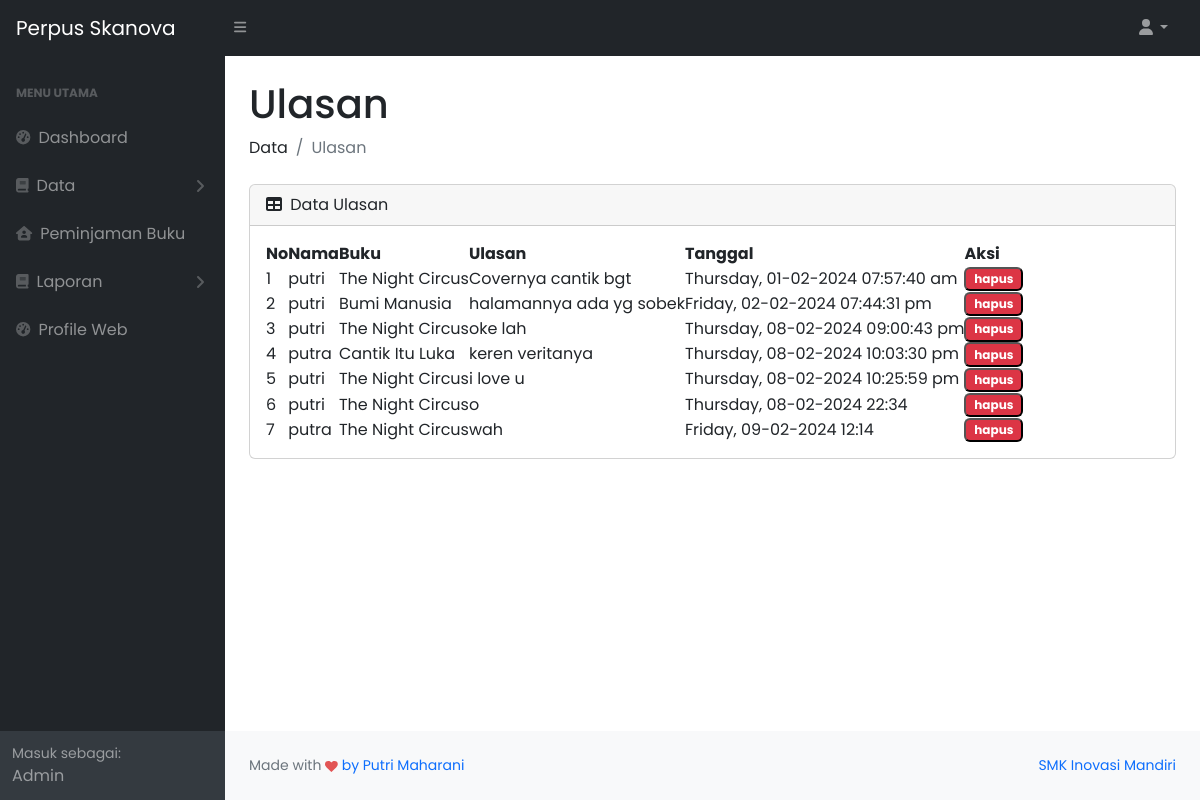
Screenshot of /admin/ulasan.php (signed in) with the database file from the repository.
### tables this page shows
CREATE TABLE `ulasan_buku` (
  `id_ulasan` int(11) NOT NULL,
  `id_user` int(11) NOT NULL,
  `id_buku` int(11) NOT NULL,
  `ulasan` text NOT NULL,
  `nama` varchar(255) NOT NULL,
  `tgl` varchar(255) NOT NULL,
  `rating` tinyint(4) NOT NULL
);

CREATE TABLE `user` (
  `id_user` int(11) NOT NULL,
  `nama_lengkap` varchar(255) NOT NULL,
  `username` varchar(255) NOT NULL,
  `password` varchar(255) NOT NULL,
  `email` varchar(255) NOT NULL,
  `role` varchar(255) NOT NULL,
  `alamat` text NOT NULL,
  `foto` varchar(255) NOT NULL,
  `kelas` varchar(12) NOT NULL,
  `jurusan` varchar(15) NOT NULL
);

CREATE TABLE `buku` (
  `id_buku` int(11) NOT NULL,
  `judul` varchar(255) NOT NULL,
  `foto` varchar(255) NOT NULL,
  `penulis` varchar(255) NOT NULL,
  `penerbit` varchar(255) NOT NULL,
  `sinopsis` text NOT NULL,
  `tahun_terbit` int(11) NOT NULL,
  `kategori` varchar(255) NOT NULL,
  `jumlah_halaman` int(11) NOT NULL,
  `tgl_masuk` date NOT NULL,
  `jml_buku` int(11) NOT NULL
);

### admin/ulasan.php (the view, shortened to what this page needs)
<?php
include 'layout/header.php';
?>
<body class="sb-nav-fixed">
    <?php
    include 'layout/sidebar.php';
    ?>
    <div id="layoutSidenav_content">
        <main>
            <div class="container-fluid px-4">
                <h1 class="mt-4">Ulasan</h1>
                <ol class="breadcrumb mb-4">
                    <li class="breadcrumb-item">Data</li>
                    <li class="breadcrumb-item active">Ulasan</li>
                </ol>
                <div class="card mb-4">
                    <div class="card-header">
                        <i class="fas fa-table me-1"></i>
                        Data Ulasan
                    </div>
                    <div class="card-body">
                        <table id="datatablesSimple">
                            <thead>
                                <tr>
                                    <th>No</th>
                                    <th>Nama</th>
                                    <th>Buku</th>
                                    <th>Ulasan</th>
                                    <th>Tanggal</th>
                                    <th>Aksi</th>
                                </tr>
                            </thead>
                            <tbody>
                                <?php
                                $no = 1;
                                $tampil = mysqli_query($koneksi, "SELECT * FROM buku AS b
                                    JOIN ulasan_buku AS ub ON b.id_buku = ub.id_buku
                                    JOIN user AS u ON u.id_user = ub.id_user
                                    ");
                                while ($loop = mysqli_fetch_array($tampil)) :
                                ?>
                                    <tr>
                                        <td><?= $no++ ?></td>
                                        <td><?= $loop['nama_lengkap'] ?></td>
                                        <td><?= $loop['judul'] ?></td>
                                        <td><?= $loop['ulasan'] ?></td>
                                        <td><?= $loop['tgl'] ?></td>
                                        <td>
                                            <button type="submit" name="hapus" class="badge text-bg-danger" data-bs-toggle="modal" data-bs-target="#hapusUlasan<?= $no ?>">hapus</button>
                                        </td>
                                    </tr>
                                <?php endwhile; ?>
                            </tbody>
                        </table>
                    </div>
                </div>
            </div>
        </main>
        <?php
        include 'layout/footer.php';
        ?>

### rows the page displays
ulasan_buku: id_user.nama_lengkap "putri", id_buku.judul "The Night Circus", ulasan "Covernya cantik bgt", tgl "Thursday, 01-02-2024 07:57:40 am"
ulasan_buku: id_user.nama_lengkap "putri", id_buku.judul "Bumi Manusia", ulasan "halamannya ada yg sobek", tgl "Friday, 02-02-2024 07:44:31 pm"
ulasan_buku: id_user.nama_lengkap "putri", id_buku.judul "The Night Circus", ulasan "oke lah", tgl "Thursday, 08-02-2024 09:00:43 pm"
ulasan_buku: id_user.nama_lengkap "putra", id_buku.judul "Cantik Itu Luka", ulasan "keren veritanya", tgl "Thursday, 08-02-2024 10:03:30 pm"
ulasan_buku: id_user.nama_lengkap "putri", id_buku.judul "The Night Circus", ulasan "i love u", tgl "Thursday, 08-02-2024 10:25:59 pm"
ulasan_buku: id_user.nama_lengkap "putri", id_buku.judul "The Night Circus", ulasan "o", tgl "Thursday, 08-02-2024 22:34"
ulasan_buku: id_user.nama_lengkap "putra", id_buku.judul "The Night Circus", ulasan "wah", tgl "Friday, 09-02-2024 12:14"

### other values shown
$_SESSION['role'] "Admin"
